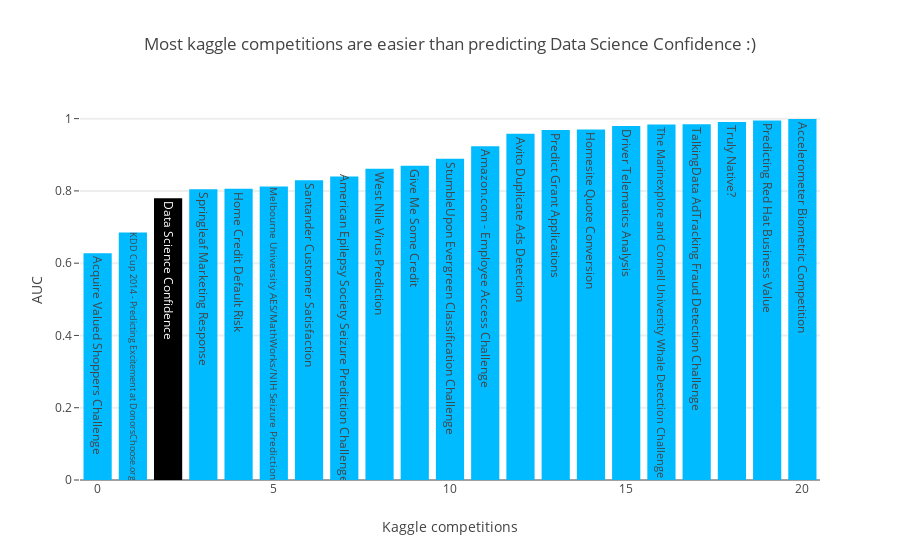

Source (notebook cell):
### Code cell
results = pd.DataFrame({
    'Title': list(competitions.Title.values) + ['Data Science Confidence'],
    'AUC': list(competitions.PrivateScoreFullPrecision.values) + [auc_xgb_probably]
})
results = results.sort_values(by='AUC')
results.index = np.arange(len(results))

data = [
    go.Bar(
        y=results['AUC'].values,
        x=results.index,
        marker=dict(
            color=['black' if title == 'Data Science Confidence' else '#00BBFF' for title in results.Title.values],
        ),
        text=results.Title.values,
    )
]
layout = go.Layout(
    autosize=True,
    title='Most kaggle competitions are easier than predicting Data Science Confidence :)',
    hovermode='closest',
    xaxis=dict(title='Kaggle competitions', ticklen=0, zeroline=False, gridwidth=0),
    yaxis=dict(title='AUC', ticklen=5, gridwidth=2),
    showlegend=False
)
fig = go.Figure(data=data, layout=layout)
py.iplot(fig, filename='KaggleCompetitionBenchmark')

### Figure 1 — Plotly figure (JSON) as saved in the notebook; plotly's stock layout.template omitted (floating-point values rounded to 4 significant figures)
{"data": [{"marker": {"color": ["#00BBFF", "#00BBFF", "black", "#00BBFF", "#00BBFF", "#00BBFF", "#00BBFF", "#00BBFF", "#00BBFF", "#00BBFF", "#00BBFF", "#00BBFF", "#00BBFF", "#00BBFF", "#00BBFF", "#00BBFF", "#00BBFF", "#00BBFF", "#00BBFF", "#00BBFF", "#00BBFF"]}, "text": ["Acquire Valued Shoppers Challenge", "KDD Cup 2014 - Predicting Excitement at DonorsChoose.org", "Data Science Confidence", "Springleaf Marketing Response", "Home Credit Default Risk", "Melbourne University AES/MathWorks/NIH Seizure Prediction", "Santander Customer Satisfaction", "American Epilepsy Society Seizure Prediction Challenge", "West Nile Virus Prediction", "Give Me Some Credit", "StumbleUpon Evergreen Classification Challenge", "Amazon.com - Employee Access Challenge", "Avito Duplicate Ads Detection", "Predict Grant Applications", "Homesite Quote Conversion", "Driver Telematics Analysis", "The Marinexplore and Cornell University Whale Detection Challenge", "TalkingData AdTracking Fraud Detection Challenge", "Truly Native?", "Predicting Red Hat Business Value", "Accelerometer Biometric Competition"], "x": [0, 1, 2, 3, 4, 5, 6, 7, 8, 9, 10, 11, 12, 13, 14, 15, 16, 17, 18, 19, 20], "y": [0.6272, 0.6852, 0.7794, 0.8043, 0.8057, 0.8125, 0.8295, 0.8399, 0.8614, 0.8696, 0.8892, 0.9236, 0.9583, 0.9686, 0.9702, 0.9798, 0.9838, 0.9843, 0.9904, 0.9951, 0.999], "type": "bar", "uid": "7175f912-e4b1-11e8-8a18-0242ac130002"}], "layout": {"autosize": true, "hovermode": "closest", "showlegend": false, "title": "Most kaggle competitions are easier than predicting Data Science Confidence :)", "xaxis": {"gridwidth": 0, "ticklen": 0, "title": "Kaggle competitions", "zeroline": false}, "yaxis": {"gridwidth": 2, "ticklen": 5, "title": "AUC"}}}
